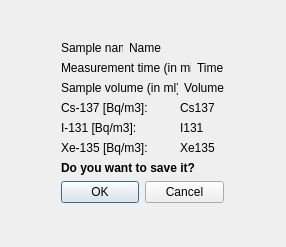
<?xml version="1.0" encoding="UTF-8"?>
<ui version="4.0">
 <class>DSure</class>
 <widget class="QWidget" name="DSure">
  <property name="geometry">
   <rect>
    <x>0</x>
    <y>0</y>
    <width>286</width>
    <height>247</height>
   </rect>
  </property>
  <property name="windowTitle">
   <string>DSure</string>
  </property>
  <widget class="QWidget" name="">
   <property name="geometry">
    <rect>
     <x>50</x>
     <y>30</y>
     <width>185</width>
     <height>184</height>
    </rect>
   </property>
   <layout class="QGridLayout" name="gridLayout">
    <item row="0" column="0">
     <widget class="QLabel" name="label">
      <property name="text">
       <string>Sample name:</string>
      </property>
     </widget>
    </item>
    <item row="0" column="1">
     <widget class="QLabel" name="LabName">
      <property name="text">
       <string>Name</string>
      </property>
     </widget>
    </item>
    <item row="1" column="0" colspan="3">
     <layout class="QHBoxLayout" name="horizontalLayout_2">
      <item>
       <widget class="QLabel" name="label_2">
        <property name="text">
         <string>Measurement time (in min):</string>
        </property>
       </widget>
      </item>
      <item>
       <widget class="QLabel" name="LabTime">
        <property name="text">
         <string>Time</string>
        </property>
       </widget>
      </item>
     </layout>
    </item>
    <item row="2" column="0" colspan="3">
     <layout class="QHBoxLayout" name="horizontalLayout_3">
      <item>
       <widget class="QLabel" name="label_3">
        <property name="text">
         <string>Sample volume (in ml):</string>
        </property>
       </widget>
      </item>
      <item>
       <widget class="QLabel" name="LabVol">
        <property name="text">
         <string>Volume</string>
        </property>
       </widget>
      </item>
     </layout>
    </item>
    <item row="3" column="0" colspan="2">
     <widget class="QLabel" name="label_5">
      <property name="text">
       <string>Cs-137 [Bq/m3]:</string>
      </property>
     </widget>
    </item>
    <item row="3" column="2">
     <widget class="QLabel" name="LabCs137">
      <property name="text">
       <string>Cs137</string>
      </property>
     </widget>
    </item>
    <item row="4" column="0" colspan="2">
     <widget class="QLabel" name="label_6">
      <property name="text">
       <string>I-131 [Bq/m3]:</string>
      </property>
     </widget>
    </item>
    <item row="4" column="2">
     <widget class="QLabel" name="LabI131">
      <property name="text">
       <string>I131</string>
      </property>
     </widget>
    </item>
    <item row="5" column="0" colspan="2">
     <widget class="QLabel" name="label_7">
      <property name="text">
       <string>Xe-135 [Bq/m3]:</string>
      </property>
     </widget>
    </item>
    <item row="5" column="2">
     <widget class="QLabel" name="LabXe135">
      <property name="text">
       <string>Xe135</string>
      </property>
     </widget>
    </item>
    <item row="6" column="0" colspan="3">
     <widget class="QLabel" name="label_4">
      <property name="font">
       <font>
        <bold>true</bold>
       </font>
      </property>
      <property name="text">
       <string>Do you want to save it?</string>
      </property>
     </widget>
    </item>
    <item row="7" column="0" colspan="3">
     <widget class="QDialogButtonBox" name="SureOK">
      <property name="standardButtons">
       <set>QDialogButtonBox::Cancel|QDialogButtonBox::Ok</set>
      </property>
     </widget>
    </item>
   </layout>
  </widget>
 </widget>
 <layoutdefault spacing="6" margin="11"/>
 <resources/>
 <connections>
  <connection>
   <sender>SureOK</sender>
   <signal>accepted()</signal>
   <receiver>DSure</receiver>
   <slot>close()</slot>
   <hints>
    <hint type="sourcelabel">
     <x>99</x>
     <y>199</y>
    </hint>
    <hint type="destinationlabel">
     <x>27</x>
     <y>196</y>
    </hint>
   </hints>
  </connection>
  <connection>
   <sender>SureOK</sender>
   <signal>rejected()</signal>
   <receiver>DSure</receiver>
   <slot>close()</slot>
   <hints>
    <hint type="sourcelabel">
     <x>210</x>
     <y>196</y>
    </hint>
    <hint type="destinationlabel">
     <x>251</x>
     <y>201</y>
    </hint>
   </hints>
  </connection>
 </connections>
</ui>
